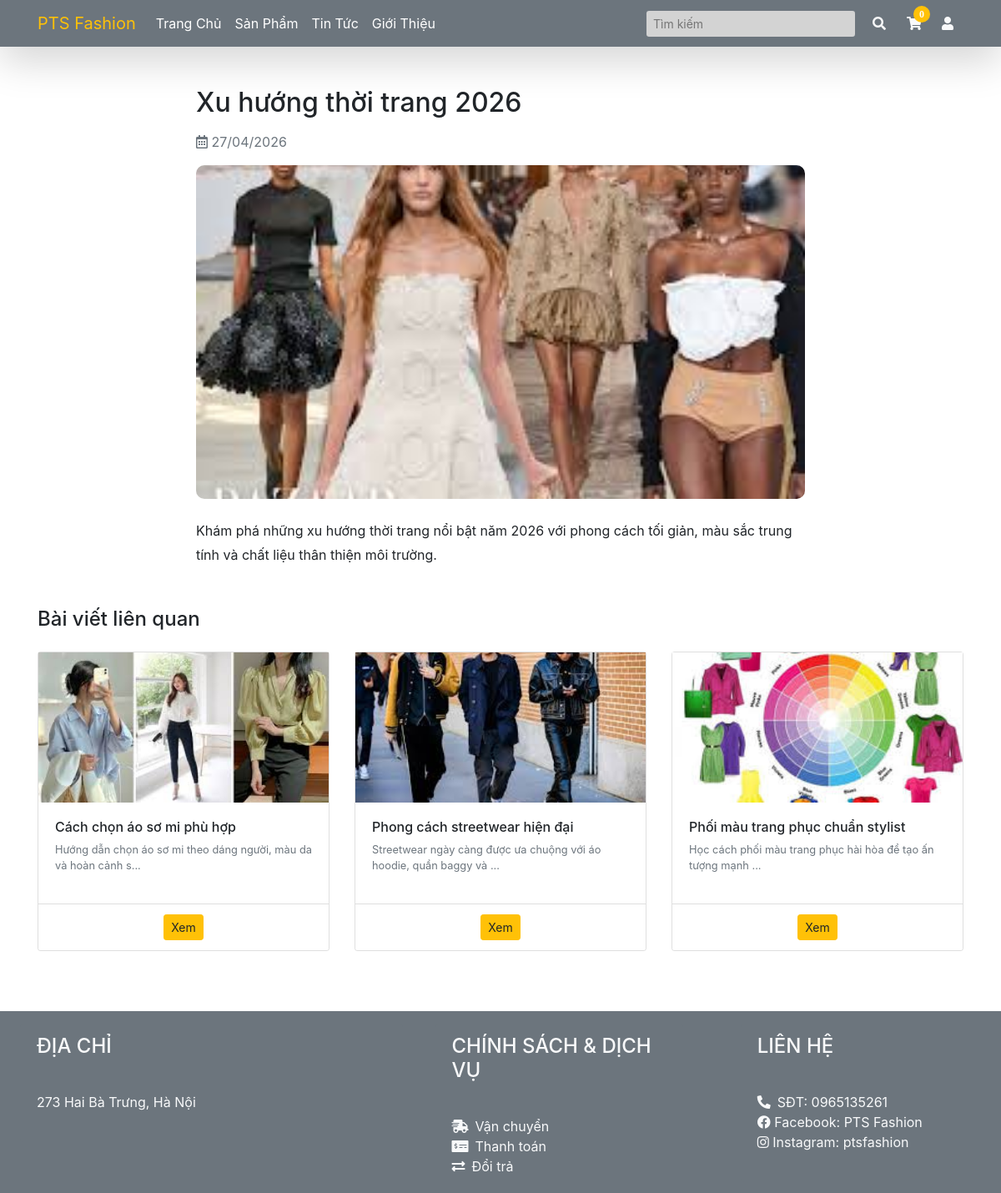
/blog-detail.php?id=1, run on the app's committed database.
### tables this page shows
CREATE TABLE `blog` (
  `id` int(11) NOT NULL,
  `title` varchar(255) NOT NULL,
  `content` text DEFAULT NULL,
  `thumbnail` varchar(255) DEFAULT NULL,
  `admin_id` varchar(5) NOT NULL,
  `created_at` datetime DEFAULT current_timestamp()
);

### admin/includes/database.php (called while the page is built, shortened)
<?php
    class MyConnect {
        private $conn;
        public function __construct() {
            $this->host = "localhost";
            $this->user = "root";
            $this->passwd = "";
            $this->database = "clothingshop";
            $this->conn = new mysqli($this->host,$this->user,$this->passwd,$this->database, 3307);
        }
        public function isConnected() {
            return true;
        }
        public function query($query) {
            if($this->isConnected()) {
                $tableData = mysqli_query($this->conn,$query);
                return $tableData;
            }
        }
    }
?>

### blog-detail.php (the view, shortened to what this page needs)
<?php
include("admin/includes/database.php");
$MyConn = new MyConnect();
$id = (int)$_GET['id'];
$query = "SELECT * FROM blog WHERE id = $id";
$result = $MyConn->query($query);
$blog = mysqli_fetch_array($result);
$relatedQuery = "
    SELECT * FROM blog
    WHERE id != $id
    ORDER BY RAND()
    LIMIT 3
";
$relatedResult = $MyConn->query($relatedQuery);
?>
<!DOCTYPE html>
<html lang="vi">
<head>
    <link href="admin/vendor/fontawesome-free/css/all.min.css" rel="stylesheet">
    <link href="admin/vendor/fontawesome-free/css/all.min.css" rel="stylesheet">
    <link rel="stylesheet" href="https://maxcdn.bootstrapcdn.com/bootstrap/4.5.2/css/bootstrap.min.css">
</head>
<body>
    <?php include("nav.php"); ?>
    <div class="container my-5">
        <div class="row">
            <div class="col-lg-8 mx-auto">
                <h2 class="mb-3"><?php echo $blog['title']; ?></h2>
                <div class="text-muted mb-3">
                    <i class="far fa-calendar-alt"></i>
                    <?php echo date("d/m/Y", strtotime($blog['created_at'])); ?>
                </div>
                <img src="<?php echo "admin/blog_images/" . $blog['thumbnail']; ?>" class="blog-img mb-4">
                <div class="blog-content">
                    <?php echo nl2br($blog['content']); ?>
                </div>
            </div>
        </div>
        <div class="mt-5">
            <h4 class="mb-4">Bài viết liên quan</h4>
            <div class="row">
                <?php while ($rel = mysqli_fetch_array($relatedResult)) { ?>
                    <div class="col-md-4 mb-4">
                        <div class="card related-card h-100">
                            <img src="<?php echo "admin/blog_images/" . $rel['thumbnail']; ?>"
                                style="height:180px; object-fit:cover;">
                            <div class="card-body">
                                <h6><?php echo $rel['title']; ?></h6>
                                <p class="small text-muted">
                                    <?php echo substr($rel['content'], 0, 80) . "..."; ?>
                                </p>
                            </div>
                            <div class="card-footer text-center bg-white">
                                <a href="blog-detail.php?id=<?php echo $rel['id']; ?>"
                                    class="btn btn-sm btn-warning">
                                    Xem
                                </a>
                            </div>
                        </div>
                    </div>
                <?php } ?>
            </div>
        </div>
    </div>
    <?php include("footer.php"); ?>
</body>
</html>

### blog-detail.php (style rules this page uses)
.blog-img { width: 100%; height: 400px; object-fit: cover; border-radius: 10px; }
.blog-content { line-height: 1.8; font-size: 16px; }

### data on the page
blog: title "Xu hướng thời trang 2026", created_at "27/04/2026", thumbnail (picture), content "Khám phá những xu hướng thời trang nổi bật năm 2026 với phong cách tối giản, màu sắc trung tính và chất liệu thân thiện môi trường."
blog: thumbnail (picture), title "Cách chọn áo sơ mi phù hợp", content "Hướng dẫn chọn áo sơ mi theo dáng người, màu da và hoàn cảnh s"
blog: thumbnail (picture), title "Phong cách streetwear hiện đại", content "Streetwear ngày càng được ưa chuộng với áo hoodie, quần baggy và"
blog: thumbnail (picture), title "Phối màu trang phục chuẩn stylist", content "Học cách phối màu trang phục hài hòa để tạo ấn tượng mạnh"

### other printed values
$total_qty "0"
